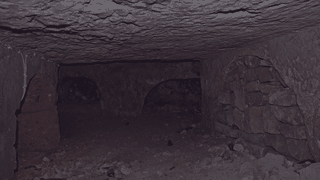
#> input picture assets/backgrounds/0_0.png, 320 x 180 px, given in place of ground_a.jpeg, which was not available
$ python make_floor1.py
#> lines starting #> are read from the running program, lines starting #| are printed output that depends on the picture; after the words box and inside, x2 and y2 are one past the last pixel; in counts of white or black regions, pixels touching at a corner belong together; pictures that were not available may be replaced by others from this repository, and a replacement may not be noted
"""Procesa los JPEG generados (~/Downloads/nivel1) en sprites del piso 1.
Uso: python3 tools/make_floor1.py [carpeta_origen]   (necesita Pillow y numpy)
"""
import sys, os, glob
from collections import deque
import numpy as np
from PIL import Image

SRC = sys.argv[1] if len(sys.argv) > 1 else os.path.expanduser("~/Downloads/nivel1")
OUT = os.path.join(os.path.dirname(__file__), "..", "assets", "sprites", "floor1")
os.makedirs(OUT, exist_ok=True)

def load(name):
#> called with name = 'ground_a.jpeg'
    return Image.open(os.path.join(SRC, name)).convert("RGB")
#> returned value is the input picture: PIL image 320x180 RGB; mean R, G, B 58.6, 49, 56.9

def seamless(im, size, axes="xy"):
    """Hace repetible una imagen mezclando con su versión desplazada medio tile (borde invisible)."""
#> called with size = (64, 64), axes = 'xy'
    a = np.asarray(im.resize(size, Image.LANCZOS), dtype=np.float32)
    h, w = a.shape[:2]
#> h = 64; w = 64
    sh = np.roll(a, (h // 2 if "y" in axes else 0, w // 2 if "x" in axes else 0), axis=(0, 1))
    mx = np.minimum(np.arange(w), np.arange(w)[::-1]) / (w / 2) if "x" in axes else np.ones(w)
    my = np.minimum(np.arange(h), np.arange(h)[::-1]) / (h / 2) if "y" in axes else np.ones(h)
    m = np.minimum(my[:, None], mx[None, :])[..., None]
    m = np.clip(m * 1.6, 0, 1)  # el centro del original domina; la costura queda en el desplazado
    return Image.fromarray((a * m + sh * (1 - m)).astype(np.uint8))
#> returned value: PIL image 64x64 RGB
#> call 2 of load, with name = 'ground_b.jpeg'
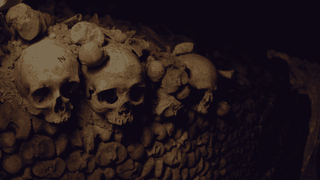
#> input picture assets/backgrounds/0_1.png, 320 x 180 px, given in place of ground_b.jpeg, which was not available
#> in load, returned value is the input picture: PIL image 320x180 RGB; mean R, G, B 39.4, 26.8, 27.2
#> call 2 of seamless, with size = (64, 64), axes = 'xy'
#> in seamless (call 2), `sh = np.roll(a, (h // 2 if "y" in axes else 0, w // 2 if "x" in axes e..`:
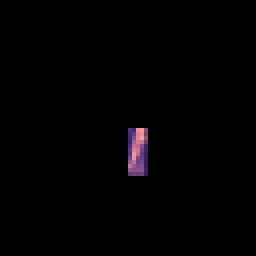
#> sh: shape (64, 64, 3) float32 (shown 4 times larger); mean R, G, B 0.3, 0.2, 0.3; drawn with min black and max white

def key_bg(im, thresh=75):
    """Quita el fondo morado/magenta por inundación desde los bordes. Devuelve RGBA."""
#> called with thresh = 75
    a = np.asarray(im, dtype=np.int32)
#> a: shape (180, 320, 3) int32
    h, w = a.shape[:2]
#> h = 180; w = 320
    bg = np.median(np.concatenate([a[:6, :6].reshape(-1, 3), a[:6, -6:].reshape(-1, 3), a[-6:, :6].reshape(-1, 3)]), axis=0)
#> bg = [18, 11, 22]
    near = np.abs(a - bg).sum(axis=2) < thresh
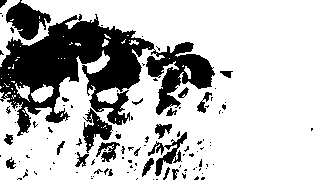
#> near: shape (180, 320) bool; 74.2% white; 111 black regions (88 under 20 px), largest, box (x1, y1, x2, y2) and area: (0, 14, 215, 136) 11074, (6, 0, 51, 40) 955, (83, 108, 113, 153) 580
    seen = np.zeros((h, w), bool)
    q = deque([(y, x) for y in range(h) for x in (0, w - 1)] + [(y, x) for x in range(w) for y in (0, h - 1)])
    while q:
        y, x = q.popleft()
        if 0 <= y < h and 0 <= x < w and not seen[y, x] and near[y, x]:
            seen[y, x] = True
            q.extend([(y + 1, x), (y - 1, x), (y, x + 1), (y, x - 1)])
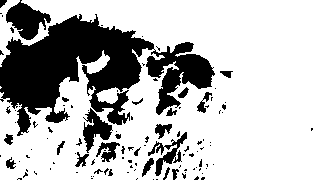
#> seen: shape (180, 320) bool; 72.8% white; 111 black regions (87 under 20 px), largest, box (x1, y1, x2, y2) and area: (0, 14, 215, 136) 11808, (6, 0, 51, 40) 964, (83, 108, 113, 153) 602
    alpha = np.where(seen, 0, 255).astype(np.uint8)
    out = np.dstack([a.astype(np.uint8), alpha])
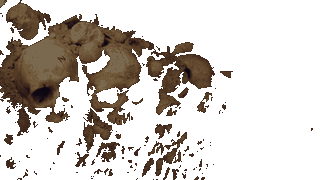
#> out: shape (180, 320, 4); mean R, G, B, A 39.4, 26.8, 27.2, 69.3; transparent parts drawn white
    return Image.fromarray(out, "RGBA")

def components(rgba, grow=7, min_area=900):
    """Cajas (x0,y0,x1,y1) de objetos sueltos; `grow` funde llamas y partes cercanas."""
#> called with grow = 4, min_area = 300
    al = np.asarray(rgba)[..., 3] > 0
    h, w = al.shape
#> h = 180; w = 320
    pad = np.pad(al, grow)
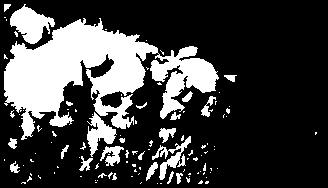
#> pad: shape (188, 328) bool; 25.4% white; 111 white regions (87 under 20 px), largest, box (x1, y1, x2, y2) and area: (4, 18, 219, 140) 11808, (10, 4, 55, 44) 964, (87, 112, 117, 157) 602
    d = np.zeros_like(al)
    for dy in range(-grow, grow + 1):
        for dx in range(-grow, grow + 1):
            d |= pad[grow + dy:grow + dy + h, grow + dx:grow + dx + w]
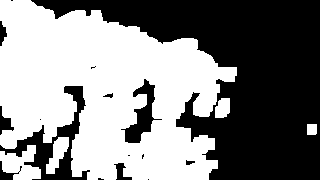
#> d: shape (180, 320) bool; 52% white; 16 black regions (7 under 20 px), largest, box (x1, y1, x2, y2) and area: (31, 0, 320, 180) 23979, (0, 86, 90, 180) 2117, (121, 79, 162, 143) 912
    seen = np.zeros_like(d)
    boxes = []
    for sy in range(h):
        for sx in range(w):
            if d[sy, sx] and not seen[sy, sx]:
                q, pts = deque([(sy, sx)]), []
                seen[sy, sx] = True
                while q:
                    y, x = q.popleft(); pts.append((y, x))
                    for ny, nx in ((y + 1, x), (y - 1, x), (y, x + 1), (y, x - 1)):
                        if 0 <= ny < h and 0 <= nx < w and d[ny, nx] and not seen[ny, nx]:
                            seen[ny, nx] = True; q.append((ny, nx))
                ys, xs = zip(*pts)
                if len(pts) > min_area:
                    boxes.append((min(xs), min(ys), max(xs) + 1, max(ys) + 1))
    return sorted(boxes, key=lambda b: (b[1] // 120, b[0]))

def sheet(name, prefix, scale, keep, grow=7, min_area=900):
    """Recorta los objetos de una hoja; `keep` = índices de la detección que se conservan (se renumeran)."""
    rgba = key_bg(load(name))
    boxes = components(rgba, grow=grow, min_area=min_area)
#> boxes = [(0, 0, 237, 180), (0, 145, 41, 180), (46, 137, 69, 174)]
    for i, (x0, y0, x1, y1) in enumerate([boxes[k] for k in keep]):
        sp = rgba.crop((x0, y0, x1, y1))
        sp = sp.resize((max(1, round(sp.width * scale)), max(1, round(sp.height * scale))), Image.LANCZOS)
        sp.save(os.path.join(OUT, f"{prefix}_{i}.png"))
        print(prefix, i, sp.size)
#> this loop made 0 passes

# suelo: recortes sin antorchas ni marco, repetibles
seamless(load("ground_a.jpeg").crop((295, 150, 602, 457)), (64, 64)).save(os.path.join(OUT, "ground_a.png"))
seamless(load("ground_b.jpeg").crop((300, 130, 570, 400)), (64, 64)).save(os.path.join(OUT, "ground_b.png"))
# props sin la lápida flanqueada por velas (6, se fusiona con ellas); decals: salpicadura, sangre+huesos x2, telaraña (el resto son trozos de muro)
#> (the run stopped early here; a loop or call above may not have finished)
